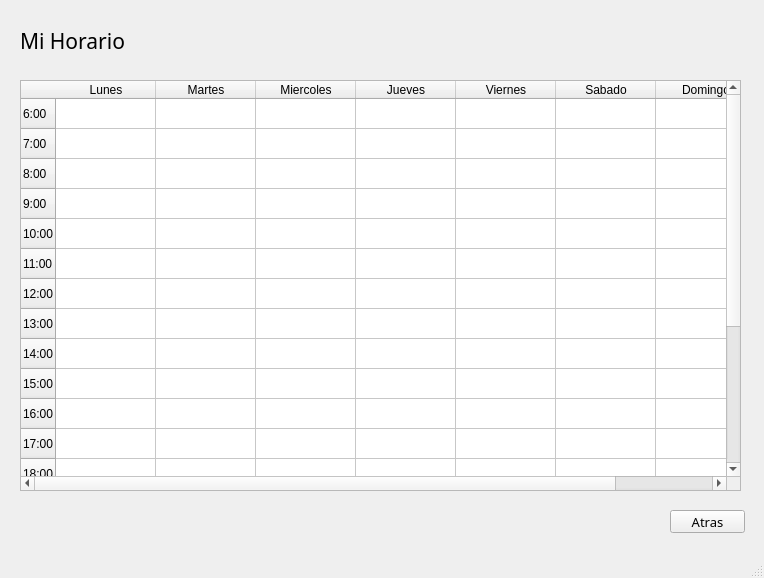
<?xml version="1.0" encoding="UTF-8"?>
<ui version="4.0">
 <class>MiHorario</class>
 <widget class="QMainWindow" name="MiHorario">
  <property name="geometry">
   <rect>
    <x>0</x>
    <y>0</y>
    <width>764</width>
    <height>578</height>
   </rect>
  </property>
  <property name="windowTitle">
   <string>Mi Horario</string>
  </property>
  <widget class="QWidget" name="centralwidget">
   <widget class="QPushButton" name="back">
    <property name="geometry">
     <rect>
      <x>670</x>
      <y>510</y>
      <width>75</width>
      <height>23</height>
     </rect>
    </property>
    <property name="font">
     <font>
      <family>Arial Rounded MT Bold</family>
      <pointsize>10</pointsize>
     </font>
    </property>
    <property name="text">
     <string>Atras</string>
    </property>
   </widget>
   <widget class="QLabel" name="label">
    <property name="geometry">
     <rect>
      <x>20</x>
      <y>30</y>
      <width>111</width>
      <height>21</height>
     </rect>
    </property>
    <property name="font">
     <font>
      <family>Arial Rounded MT Bold</family>
      <pointsize>16</pointsize>
     </font>
    </property>
    <property name="text">
     <string>Mi Horario</string>
    </property>
   </widget>
   <widget class="QTableWidget" name="horario">
    <property name="geometry">
     <rect>
      <x>20</x>
      <y>80</y>
      <width>721</width>
      <height>411</height>
     </rect>
    </property>
    <row>
     <property name="text">
      <string>6:00</string>
     </property>
    </row>
    <row>
     <property name="text">
      <string>7:00</string>
     </property>
    </row>
    <row>
     <property name="text">
      <string>8:00</string>
     </property>
    </row>
    <row>
     <property name="text">
      <string>9:00</string>
     </property>
    </row>
    <row>
     <property name="text">
      <string>10:00</string>
     </property>
    </row>
    <row>
     <property name="text">
      <string>11:00</string>
     </property>
    </row>
    <row>
     <property name="text">
      <string>12:00</string>
     </property>
    </row>
    <row>
     <property name="text">
      <string>13:00</string>
     </property>
    </row>
    <row>
     <property name="text">
      <string>14:00</string>
     </property>
    </row>
    <row>
     <property name="text">
      <string>15:00</string>
     </property>
    </row>
    <row>
     <property name="text">
      <string>16:00</string>
     </property>
    </row>
    <row>
     <property name="text">
      <string>17:00</string>
     </property>
    </row>
    <row>
     <property name="text">
      <string>18:00</string>
     </property>
    </row>
    <row>
     <property name="text">
      <string>19:00</string>
     </property>
    </row>
    <row>
     <property name="text">
      <string>20:00</string>
     </property>
    </row>
    <row>
     <property name="text">
      <string>21:00</string>
     </property>
    </row>
    <row>
     <property name="text">
      <string>22:00</string>
     </property>
    </row>
    <row>
     <property name="text">
      <string>23:00</string>
     </property>
    </row>
    <row>
     <property name="text">
      <string>24:00</string>
     </property>
    </row>
    <column>
     <property name="text">
      <string>Lunes</string>
     </property>
    </column>
    <column>
     <property name="text">
      <string>Martes</string>
     </property>
    </column>
    <column>
     <property name="text">
      <string>Miercoles</string>
     </property>
    </column>
    <column>
     <property name="text">
      <string>Jueves</string>
     </property>
    </column>
    <column>
     <property name="text">
      <string>Viernes</string>
     </property>
    </column>
    <column>
     <property name="text">
      <string>Sabado</string>
     </property>
    </column>
    <column>
     <property name="text">
      <string>Domingo</string>
     </property>
    </column>
   </widget>
  </widget>
  <widget class="QStatusBar" name="statusbar"/>
 </widget>
 <resources/>
 <connections/>
</ui>
